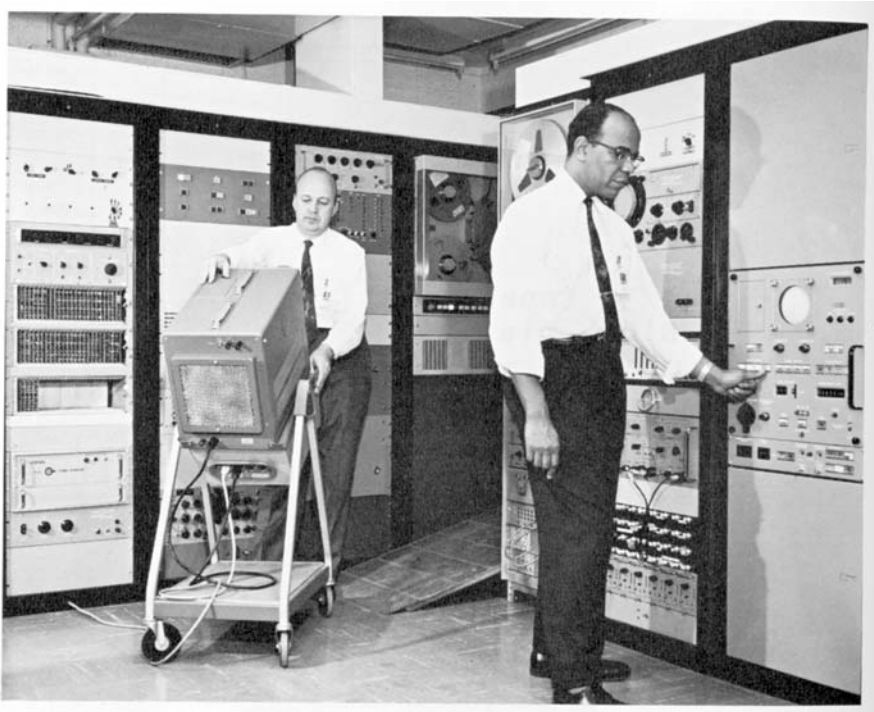
#> input picture hw1/img/Originals/Billingsley_JPL.png, 874 x 712 px
$ python main.py ../../hw1/img/Originals/Billingsley_JPL.png out.png
#> lines starting #> are read from the running program, lines starting #| are printed output that depends on the picture
import cv2 as cv
import numpy as np
import sys
import random as rand

def translate(img, tx, ty):
    height, width = img.shape[:2]
    # transformation matrix
    T = np.float32([
        [1, 0, tx],
        [0, 1, ty]
    ])
    return cv.warpAffine(img, T, (height, width))

def crop(img, x_i, x_j, y_i, y_j):
    return img[int(x_i):int(x_j), int(y_i):int(y_j)]

def xflip(img):
    return cv.flip(img, 0)

def yflip(img):
    return cv.flip(img, 1)

def rotate(img, deg):
    height, width = img.shape[:2]
    center = tuple(np.array(img.shape[1::-1])/2)
    R = cv.getRotationMatrix2D(center, deg, 1)
    return cv.warpAffine(img, R, (height, width))

def erase(img, r1, r2, r3):
    cpy = img.copy()
    return cv.rectangle(cv.rectangle(cv.rectangle(cpy, r1[0], r1[1], (0,0,0), -1), r2[0], r2[1], (0,0,0), -1), r3[0], r3[1], (0,0,0), -1)

def intensity(img, alpha_b, beta_b, alpha_g, beta_g, alpha_r, beta_r):
    height,width=img.shape[:2]
    b,g,r=cv.split(img)
    for x in range(height):
        for y in range(width):
            b_val = b[x,y]*alpha_b+beta_b
            g_val = g[x,y]*alpha_g+beta_g
            r_val = r[x,y]*alpha_r+beta_r
            if(b_val < 0):
                b[x,y] = 0
            elif(b_val > 255):
                b[x,y] = 255
            else:
                b[x,y] = b_val
            if(g_val < 0):
                g[x,y] = 0
            elif(g_val > 255):
                g[x,y] = 255
            else:
                g[x,y] = g_val
            if(r_val < 0):
                r[x,y] = 0
            elif(r_val > 255):
                r[x,y] = 255
            else:
                r[x,y] = r_val
    return cv.merge((b,g,r))

def blur(img, filter_size):
    return cv.blur(img, (filter_size,filter_size))


if __name__ == '__main__':

    if(len(sys.argv) != 3):
        print('Usage: python3 main.py input.jpg output_dir')

    img = cv.imread(str(sys.argv[1]))
#> img is the input picture: shape (712, 874, 3); min 0, max 255, mean 156.8
    height, width = img.shape[:2]
#> height = 712; width = 874

    # 5 transformations for each implemented function
    for i in range(5):
        cv.imwrite(sys.argv[2]+'/translate_'+str(i)+'.jpg', translate(img, rand.choice([-1,1])*(height/rand.randint(2,8)), rand.choice([-1,1])*(width/rand.randint(2,8))))
        cv.imwrite(sys.argv[2]+'/crop_'+str(i)+'.jpg', crop(img, rand.randint(1,2)*height/8, rand.randint(6,7)*height/8, rand.randint(1,2)*width/8, rand.randint(6,7)*width/8))
        cv.imwrite(sys.argv[2]+'/xflip_'+str(i)+'.jpg', xflip(img))
        cv.imwrite(sys.argv[2]+'/yflip_'+str(i)+'.jpg', yflip(img))
        cv.imwrite(sys.argv[2]+'/rotate_'+str(i)+'.jpg', rotate(img, rand.randint(-180, 180)))
        # corner points of 3 rectangles for random erasing
        p1 = (rand.randint(0,int(height/2)), rand.randint(0,width))
        p2 = (p1[0]+rand.randint(20,40), p1[1]+rand.randint(20,40))
        p3 = (rand.randint(int(height/2), height),rand.randint(0, int(width/2)))
        p4 = (p3[0]+rand.randint(20,40), p3[1]+rand.randint(20,40))
        p5 = (rand.randint(int(height/2),height), rand.randint(int(width/2),width))
        p6 = (p5[0]+rand.randint(20,40), p5[1]+rand.randint(20,40))
        cv.imwrite(sys.argv[2]+'/erase_'+str(i)+'.jpg', erase(img, (p1, p2), (p3, p4), (p5, p6)))
        cv.imwrite(sys.argv[2]+'/intensity_'+str(i)+'.jpg', intensity(img, rand.random()*2, rand.randint(-64,64), rand.random()*2, rand.randint(-64,64), rand.random()*2, rand.randint(-64,64)))
        cv.imwrite(sys.argv[2]+'/blur3_'+str(i)+'.jpg', blur(img, 3))
        cv.imwrite(sys.argv[2]+'/blur5_'+str(i)+'.jpg', blur(img, 5))
        cv.imwrite(sys.argv[2]+'/blur7_'+str(i)+'.jpg', blur(img, 7))
#> this loop made 5 passes
#> pass 1, `cv.imwrite(sys.argv[2]+'/translate_'+str(i)+'.jpg', translate(img, ran..`:
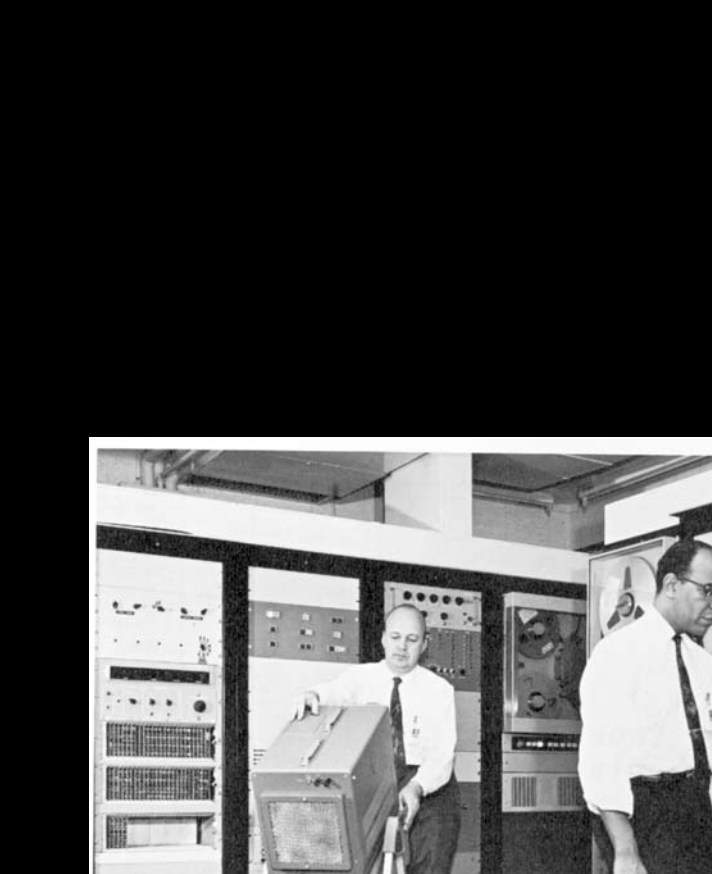
#> saved as translate_0.jpg: shape (874, 712, 3); min 0, max 255, mean 70.7
#> pass 1, `cv.imwrite(sys.argv[2]+'/crop_'+str(i)+'.jpg', crop(img, rand.randint(..`:
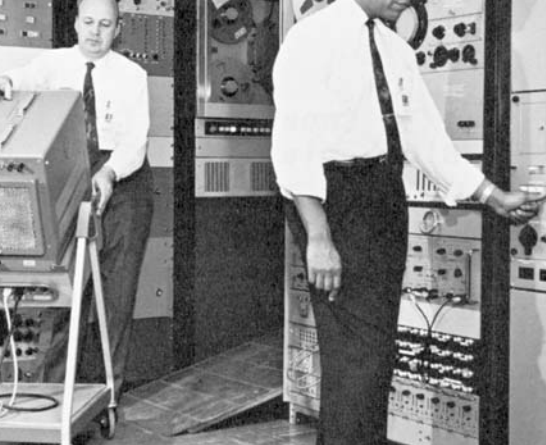
#> saved as crop_0.jpg: shape (445, 546, 3); min 1, max 254, mean 131.6
#> pass 1, `cv.imwrite(sys.argv[2]+'/xflip_'+str(i)+'.jpg', xflip(img))`:
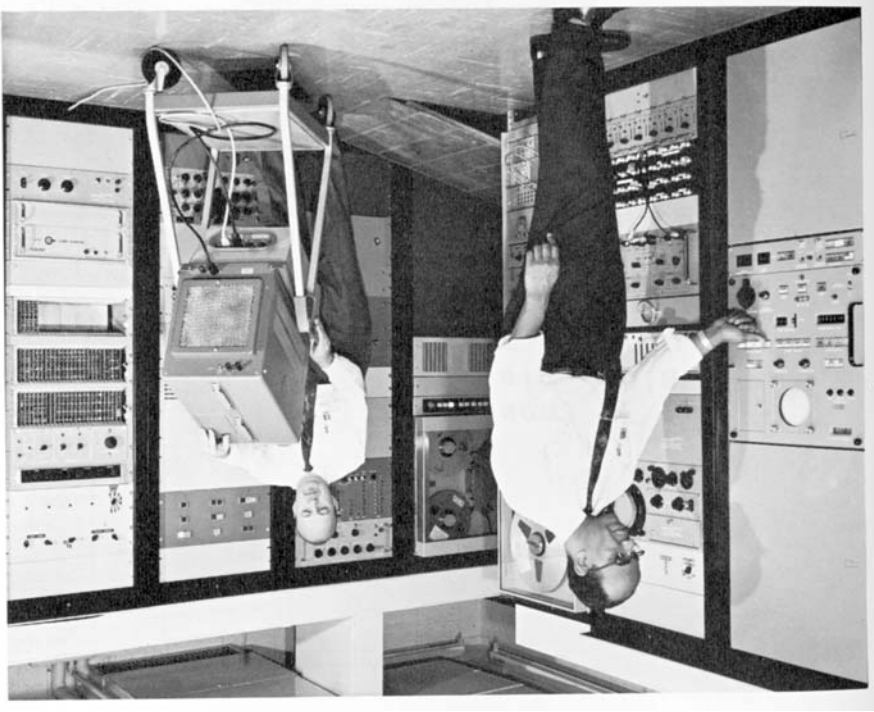
#> saved as xflip_0.jpg: shape (712, 874, 3); min 0, max 255, mean 156.8
#> pass 1, `cv.imwrite(sys.argv[2]+'/yflip_'+str(i)+'.jpg', yflip(img))`:
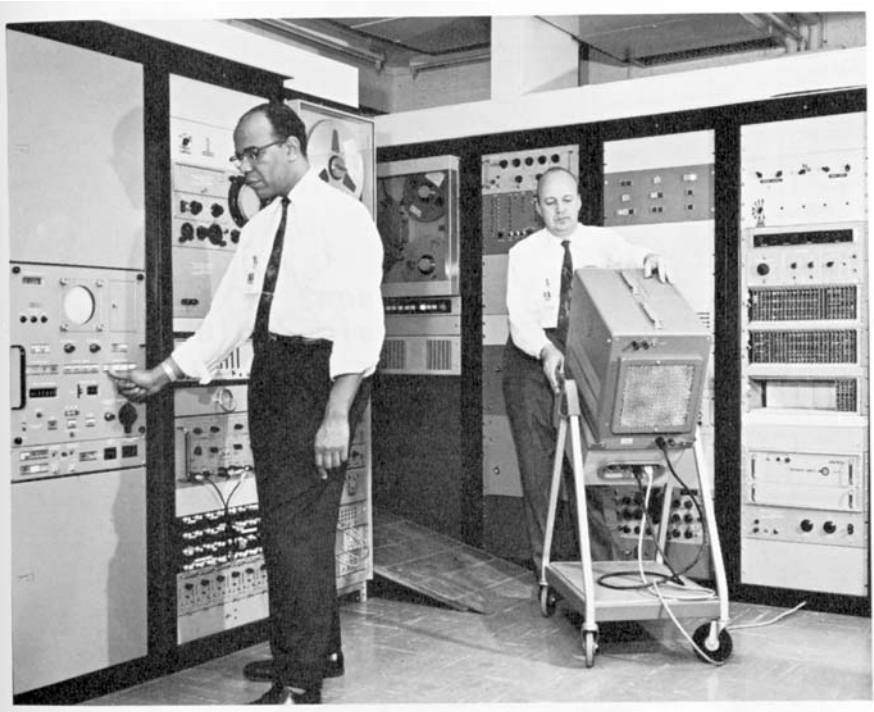
#> saved as yflip_0.jpg: shape (712, 874, 3); min 0, max 255, mean 156.8
